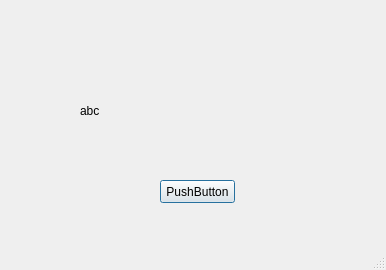
<?xml version="1.0" encoding="UTF-8"?>
<ui version="4.0">
 <class>Dialog</class>
 <widget class="QDialog" name="Dialog">
  <property name="geometry">
   <rect>
    <x>0</x>
    <y>0</y>
    <width>386</width>
    <height>270</height>
   </rect>
  </property>
  <property name="windowTitle">
   <string>Dialog</string>
  </property>
  <property name="sizeGripEnabled">
   <bool>true</bool>
  </property>
  <widget class="QPushButton" name="pushButton">
   <property name="geometry">
    <rect>
     <x>160</x>
     <y>180</y>
     <width>75</width>
     <height>23</height>
    </rect>
   </property>
   <property name="text">
    <string>PushButton</string>
   </property>
  </widget>
  <widget class="QLabel" name="label">
   <property name="geometry">
    <rect>
     <x>80</x>
     <y>90</y>
     <width>201</width>
     <height>41</height>
    </rect>
   </property>
   <property name="text">
    <string>abc</string>
   </property>
  </widget>
 </widget>
 <resources/>
 <connections>
  <connection>
   <sender>pushButton</sender>
   <signal>clicked()</signal>
   <receiver>label</receiver>
   <slot>clear()</slot>
   <hints>
    <hint type="sourcelabel">
     <x>183</x>
     <y>189</y>
    </hint>
    <hint type="destinationlabel">
     <x>126</x>
     <y>114</y>
    </hint>
   </hints>
  </connection>
 </connections>
</ui>
